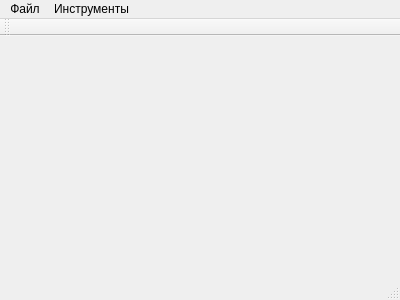
<?xml version="1.0" encoding="UTF-8"?>
<ui version="4.0">
 <class>MainWindow</class>
 <widget class="QMainWindow" name="MainWindow">
  <property name="geometry">
   <rect>
    <x>0</x>
    <y>0</y>
    <width>400</width>
    <height>300</height>
   </rect>
  </property>
  <property name="windowTitle">
   <string>MainWindow</string>
  </property>
  <widget class="QWidget" name="centralWidget"/>
  <widget class="QMenuBar" name="menuBar">
   <property name="geometry">
    <rect>
     <x>0</x>
     <y>0</y>
     <width>400</width>
     <height>25</height>
    </rect>
   </property>
   <widget class="QMenu" name="menu">
    <property name="title">
     <string>Файл</string>
    </property>
    <addaction name="exitAction"/>
   </widget>
   <widget class="QMenu" name="menu_2">
    <property name="title">
     <string>Инструменты</string>
    </property>
    <addaction name="settingsAction"/>
   </widget>
   <addaction name="menu"/>
   <addaction name="menu_2"/>
  </widget>
  <widget class="QStatusBar" name="statusBar"/>
  <widget class="QToolBar" name="toolBar">
   <property name="windowTitle">
    <string>toolBar</string>
   </property>
   <attribute name="toolBarArea">
    <enum>TopToolBarArea</enum>
   </attribute>
   <attribute name="toolBarBreak">
    <bool>false</bool>
   </attribute>
  </widget>
  <action name="exitAction">
   <property name="text">
    <string>Выход</string>
   </property>
  </action>
  <action name="settingsAction">
   <property name="text">
    <string>Настройки</string>
   </property>
  </action>
 </widget>
 <layoutdefault spacing="6" margin="11"/>
 <resources/>
 <connections>
  <connection>
   <sender>exitAction</sender>
   <signal>triggered()</signal>
   <receiver>MainWindow</receiver>
   <slot>close()</slot>
   <hints>
    <hint type="sourcelabel">
     <x>-1</x>
     <y>-1</y>
    </hint>
    <hint type="destinationlabel">
     <x>199</x>
     <y>149</y>
    </hint>
   </hints>
  </connection>
  <connection>
   <sender>settingsAction</sender>
   <signal>triggered()</signal>
   <receiver>MainWindow</receiver>
   <slot>showSettings()</slot>
   <hints>
    <hint type="sourcelabel">
     <x>-1</x>
     <y>-1</y>
    </hint>
    <hint type="destinationlabel">
     <x>199</x>
     <y>149</y>
    </hint>
   </hints>
  </connection>
 </connections>
 <slots>
  <slot>showSettings()</slot>
 </slots>
</ui>
